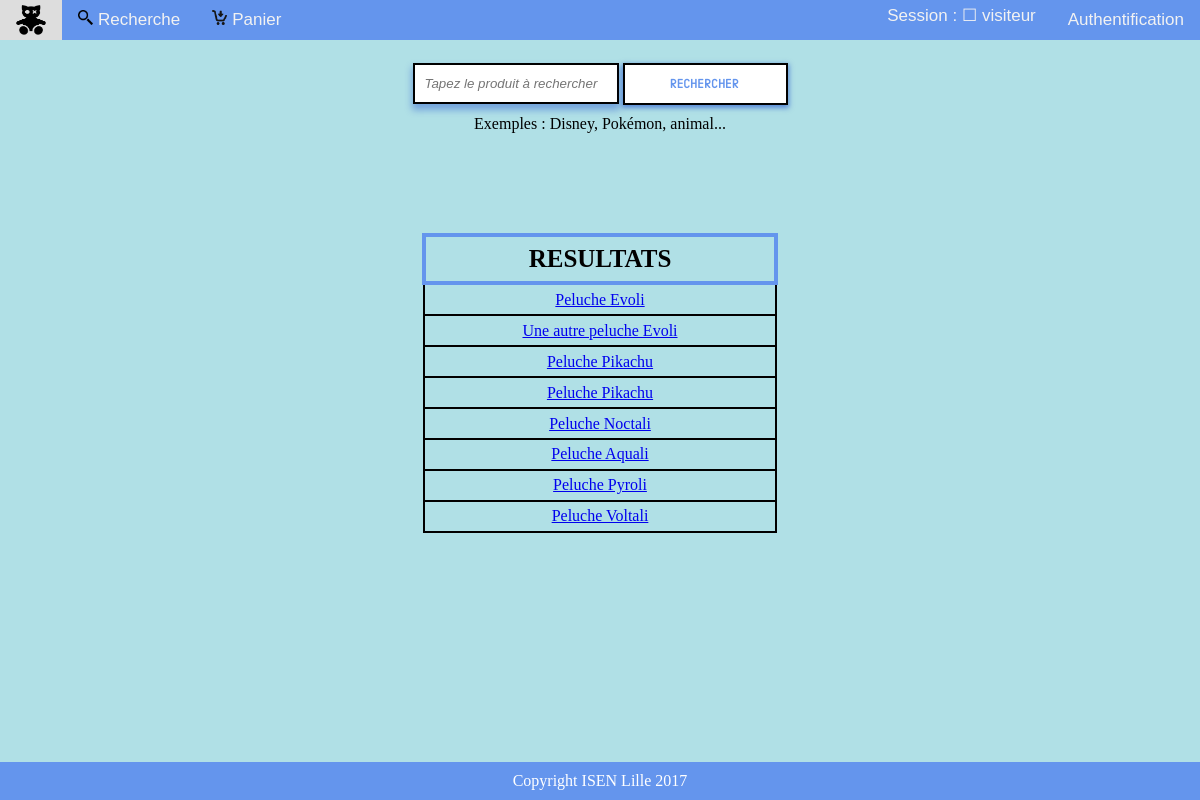
The app's page /page_search/index.php with its own data.
### tables this page shows
CREATE TABLE IF NOT EXISTS `products` (
  `productid` int(11) NOT NULL AUTO_INCREMENT,
  `categorie` varchar(255) NOT NULL,
  `nom_produit` varchar(255) NOT NULL,
  `description` varchar(255) NOT NULL,
  `image` varchar(255) NOT NULL,
  `prix` float NOT NULL,
  PRIMARY KEY (`productid`)
);

### page_search/index.php (called while the page is built)
<?php
require 'model.php';
$reponse_BDD=getResponse();
$contenu_de_la_reponse_de_la_recherche= afficherPeluches($reponse_BDD);
require 'view.php';

### modelStore.php (called while the page is built, shortened)
<?php
	function rechercherToutesLesPeluches()
	{
		try{
			$db = connectDB();
			$sql = 'SELECT * FROM products';
			$query = $db->query($sql);
			return $query;
		}
		catch (PDOException $e){
			echo ('Erreur: ' .$e->getMessage());
		}
	}
?>

### session.php (called while the page is built)
<?php
	if (!empty($_SESSION['userid'])){
		$sessionid = $_SESSION['userid'];
	}
	else{
		$sessionid = "visiteur";
	}

### includes/checkSession.php (called while the page is built, shortened)
<?php
require dirname(__FILE__).'/../session.php';
function returnUserConnection($sessionid){
	$out['deco'] = "";
        $out['name'] = ' ☐ visiteur';
	$out['message'] = "Bienvenue " .$out['name'];
        return $out;
}

### page_search/model.php (the view, shortened to what this page needs)
<?php
require('../modelStore.php');
function getResponse() {
    $reponse="";
    if(empty($reponse)) {
        $reponse = rechercherToutesLesPeluches();
    }
    return $reponse;
}
function afficherPeluches($reponse) {
    if (!empty($reponse)) {
        foreach ($reponse as $row) {
            echo('<tr><td><a href="../page_product/index.php?productid=' . $row['productid'] . '">' . $row['nom_produit'] . '</a></td></tr>');
        }
        return ob_get_clean();
    }
}

### page_search/view.php (shortened to what this page needs)
<!DOCTYPE html>
<html>
    <head>
        <link rel="stylesheet" type="text/css" href="../style.css">
    </head>
    <body>
        <div id="myheader" >
<?php
require( "../includes/header.php");
?>
        </div>
        <form action="" method="get">
            <input type="text" placeholder="Tapez le produit à rechercher" name="query" id="searchbar">
            <input type="submit" value="Rechercher" name="search">
        </form>
        <span id="ex">Exemples : Disney, Pokémon, animal...</span>
        <table>
            <th>RESULTATS</th>
<?php echo $contenu_de_la_reponse_de_la_recherche;?>
        </table>
        <div id="myfooter"> <?php include_once '../includes/footer.html'; ?></div>
    </body>
</html>

### includes/header.php (shortened to what this page needs)
<?php
$absoluteDirectoryName="/sitedeventedepeluche_technoweb/";
require_once dirname(__FILE__).'/../session.php';
require_once dirname(__FILE__).'/checkSession.php';
?>
<!DOCTYPE html>
<html>
    <head>
    </head>
    <body>
        <header>
            <div class="topnav">
                <a href="<?php echo $absoluteDirectoryName; ?>page_home/index.php"><img src="<?php echo $absoluteDirectoryName; ?>images/logo.png" id="logo" title="Acceuil"></a>
                <div class="topnavTexts">
                    <a href="<?php echo $absoluteDirectoryName; ?>page_search/index.php"><img src="<?php echo $absoluteDirectoryName; ?>images/searchlogo.png" id="searchlogo">Recherche</a>
                    <a href="<?php echo $absoluteDirectoryName; ?>page_panier/index.php"><img src="<?php echo $absoluteDirectoryName; ?>images/panier-ajout.png" id="searchlogo">Panier</a>
                    <a href="<?php echo $absoluteDirectoryName; ?>page_login/index.php" id="login">Authentification</a>
                </div>
                <a id="session" href="<?php echo $absoluteDirectoryName; ?>page_profil/index.php"> Session :<?php $temp1=returnUserConnection($sessionid);echo $temp1['name']; ?> </a>
            </div>
        </header>
    </body>
</html>

### style.css (style rules this page uses)
#myheader { position: fixed; top: 0; width: 100%; left: 0; }
.topnav { background-color: cornflowerblue; overflow: hidden; }
.topnav a { float: left; display: block; color: #f2f2f2; text-align: center; padding: 5px 16px; text-decoration: none; font-size: 17px; font-family: Arial; }
.topnavTexts a { float: left; display: block; color: #f2f2f2; text-align: center; padding: 10px 16px; text-decoration: none; font-size: 17px; font-family: Arial; }
#login { float: right; }
#session { float: right; }
#searchlogo { height: 15px; width: 15px; padding-right: 5px; }
#logo { height: 30px; width: 30px; float: left; }
[type='text'],[type='password'] { width:150px; // min-width: 100px; height: 35px; border: 2px solid black; padding-left: 10px; //box-shadow: 4px 4px 6px black; font-style: italic; box-shadow: 0px 5px 7px 1px rgba(0,50,200,0.35) }
form { text-align: center; padding-top: 50px; }
[type='submit'] { margin-top: 5px; background-color: white; height: 42px; width:165px; border: 2px solid black; font-family:"hangar"; letter-spacing: 1px; color: cornflowerblue; box-shadow: 0px 2px 5px 1px rgba(0,50,200,0.5); }
table { border: 2px solid black; border-collapse: collapse; text-align: center; height: 300px; width: 30%; margin-left: auto; margin-right: auto; margin-top: 100px; }
th { border: 4px solid cornflowerblue; font-size: 25px; }
td { border: 2px solid black; }
footer { background-color: cornflowerblue; text-align: center; color: white; margin-top: 50px; padding: 10px; }
#myfooter { position: fixed; bottom: 0; width: 100%; left: 0; }
body { background-color: powderblue; margin-bottom: 90px; }
#ex { display: block; margin-top:10px; text-align: center; }
#searchbar { width: 190px; }

### records on screen
products: nom_produit "Peluche Evoli"
products: nom_produit "Une autre peluche Evoli"
products: nom_produit "Peluche Pikachu"
products: nom_produit "Peluche Pikachu"
products: nom_produit "Peluche Noctali"
products: nom_produit "Peluche Aquali"
products: nom_produit "Peluche Pyroli"
products: nom_produit "Peluche Voltali"

### other values on screen
$temp1['name'] "☐ visiteur"
